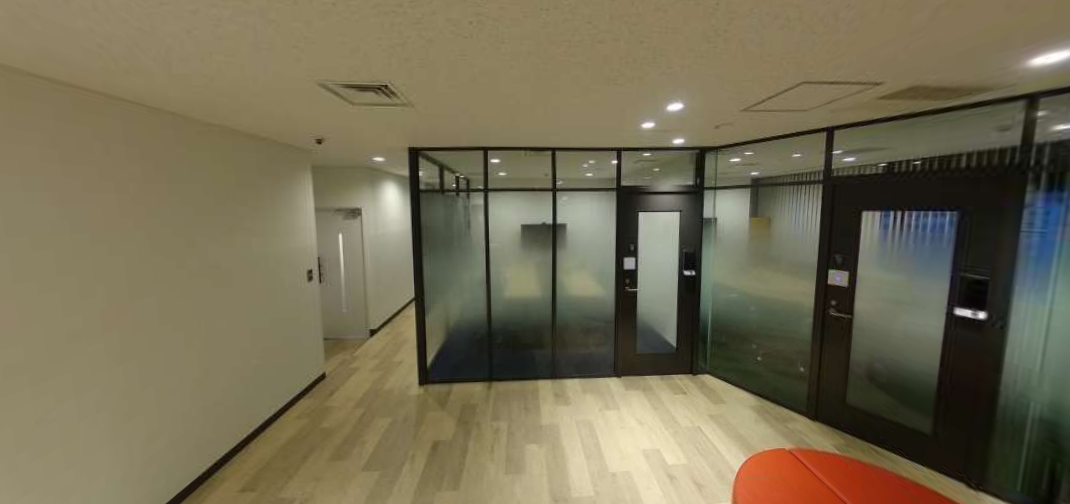
#> input picture img/set2_b.png, 1070 x 504 px, found by its file name
$ python applied_image.py
#> lines starting #> are read from the running program, lines starting #| are printed output that depends on the picture; after the words box and inside, x2 and y2 are one past the last pixel; in counts of white or black regions, pixels touching at a corner belong together
import cv2
import numpy as np

img_1 = cv2.imread("./img/set2_b.png")
#> img_1 is the input picture: shape (504, 1070, 3); mean B, G, R 83.7, 108.6, 116.6
gamma = 1.8  # この値で明るさが変わる
gamma_cvt = np.zeros((256, 1), dtype="uint8")
for i in range(256):
    gamma_cvt[i][0] = 255 * (float(i) / 255) ** (1.0 / gamma)
img_1 = cv2.LUT(img_1, gamma_cvt)
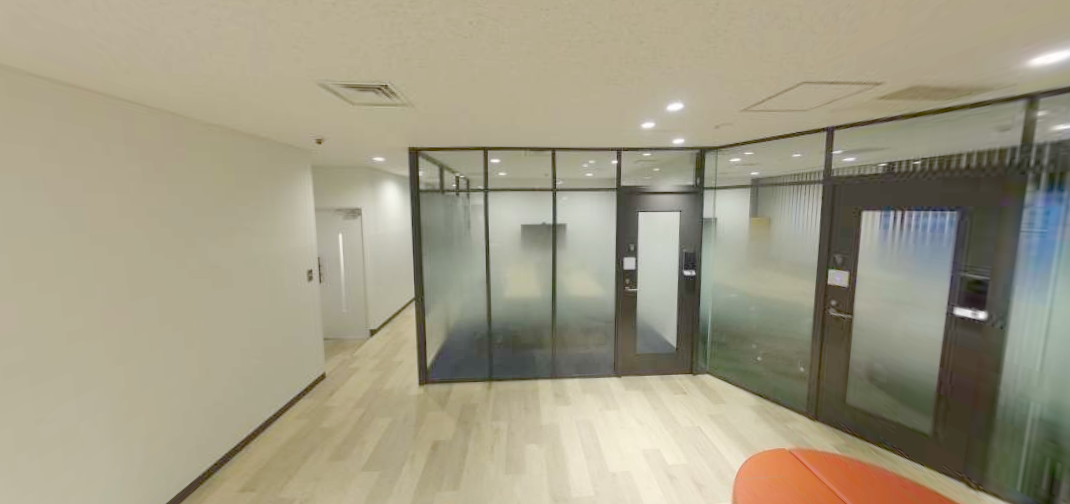
#> img_1: shape (504, 1070, 3); mean B, G, R 132.4, 154.1, 160.2
img_2 = cv2.imread("./aligned_image.png")
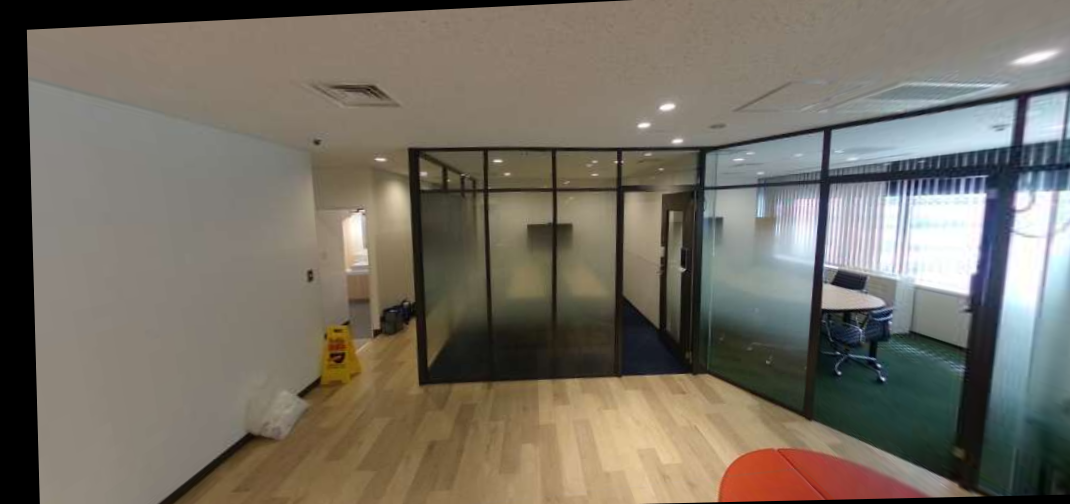
#> input picture projective_transformation/aligned_image.png, 1070 x 504 px
#> img_2 is the input picture: shape (504, 1070, 3); mean B, G, R 100.2, 111.3, 117.4
if img_1.shape != img_2.shape:
    exit()

# グレースケール変換
gray_1 = cv2.cvtColor(img_1, cv2.COLOR_BGR2GRAY)
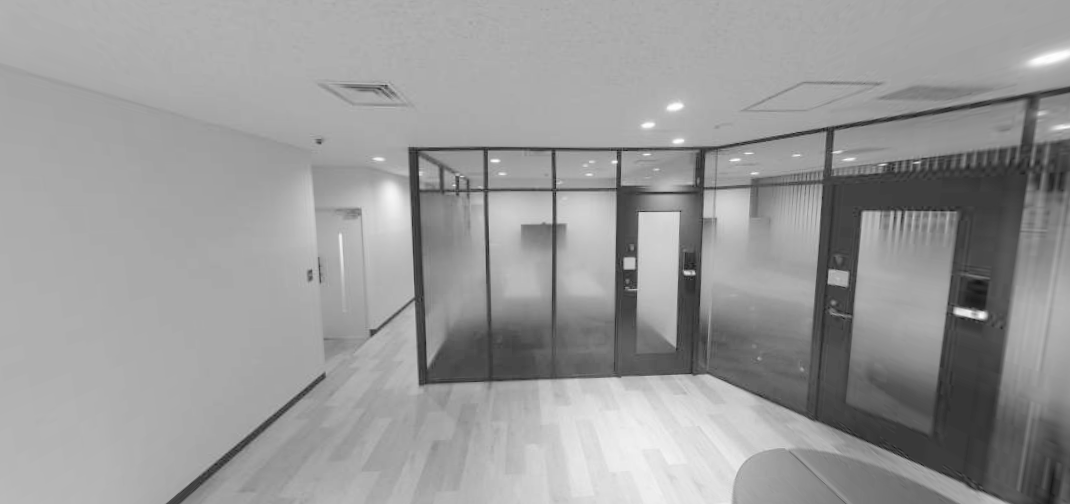
#> gray_1: shape (504, 1070); min 17, max 254, mean 153.4
gray_2 = cv2.cvtColor(img_2, cv2.COLOR_BGR2GRAY)
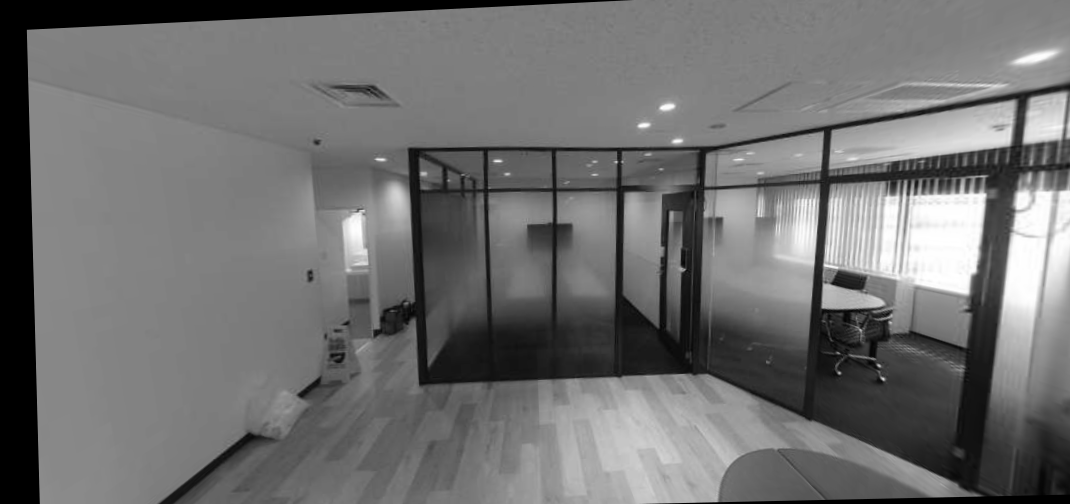
#> gray_2: shape (504, 1070); min 0, max 255, mean 111.8
cv2.imwrite("tmp_1_1.png", gray_1)
cv2.imwrite("tmp_1_2.png", gray_2)

# ノイズ除去
gray_1 = cv2.GaussianBlur(gray_1, (5, 5), 0)
gray_2 = cv2.GaussianBlur(gray_2, (5, 5), 0)
cv2.imwrite("tmp_2_1.png", gray_1)
cv2.imwrite("tmp_2_2.png", gray_2)

# コントラスト限定適応ヒストグラム平坦化
clahe = cv2.createCLAHE(clipLimit=0.1, tileGridSize=(8, 8))
gray_1 = clahe.apply(gray_1)
gray_2 = clahe.apply(gray_2)
cv2.imwrite("tmp_3_1.png", gray_1)
cv2.imwrite("tmp_3_2.png", gray_2)

# 画像を引き算
img_diff = cv2.absdiff(gray_1, gray_2)
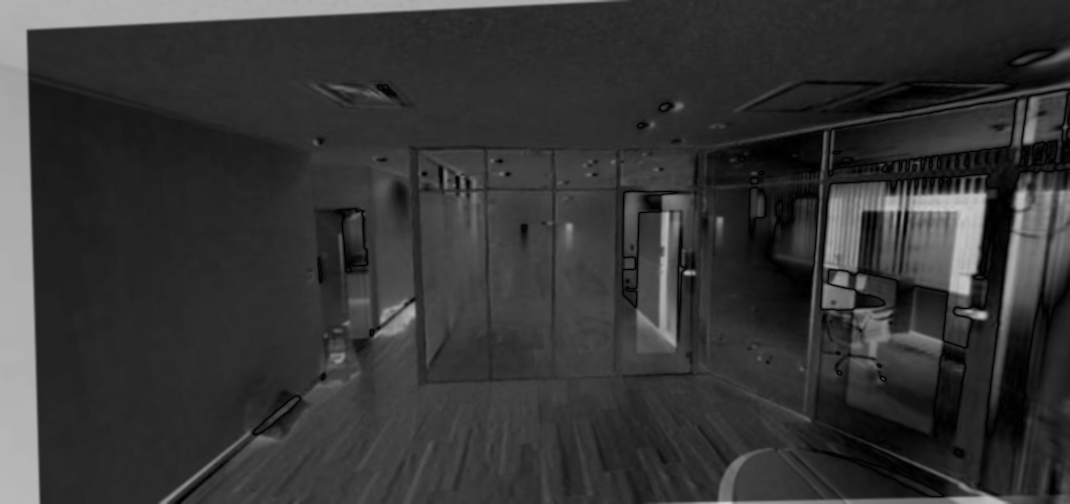
#> img_diff: shape (504, 1070); min 0, max 212, mean 53.7
cv2.imwrite("tmp_4.png", img_diff)

# 2値化
ret2, img_th = cv2.threshold(img_diff, 40, 255, cv2.THRESH_BINARY)
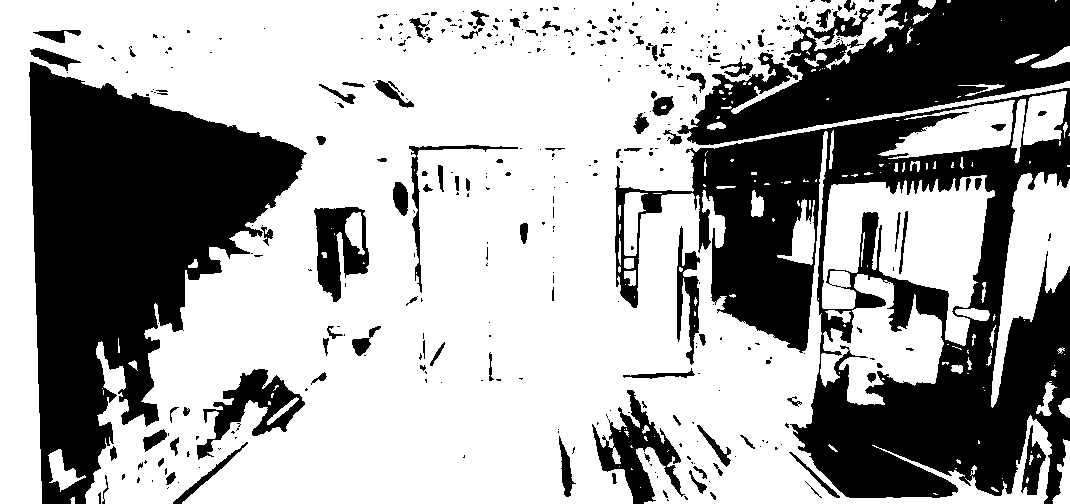
#> img_th: shape (504, 1070); 64.9% white; 398 black regions (289 under 20 px)
cv2.imwrite("tmp_5.png", img_th)

# 輪郭を検出
contours, hierarchy = cv2.findContours(
    img_th, cv2.RETR_EXTERNAL, cv2.CHAIN_APPROX_SIMPLE
)
#> contours = 153 contours, 108 with area under 20; largest, box (x1, y1, x2, y2) and area: (0, 0, 1070, 504) 317936, (822, 175, 995, 346) 15580, (820, 274, 944, 405) 7983, (991, 172, 1070, 408) 7842, (878, 100, 1015, 159) 3971

# 閾値以上の差分を四角で囲う
for i, cnt in enumerate(contours):
    x, y, width, height = cv2.boundingRect(cnt)
    if width > 20 or height > 20:
        cv2.rectangle(img_1, (x, y), (x + width, y + height), (0, 0, 255), 1)
#> this loop made 153 passes
#> (x, y, width, height) on passes 1 to 3: (70, 497, 5, 7), (933, 493, 5, 2), (991, 487, 8, 5)
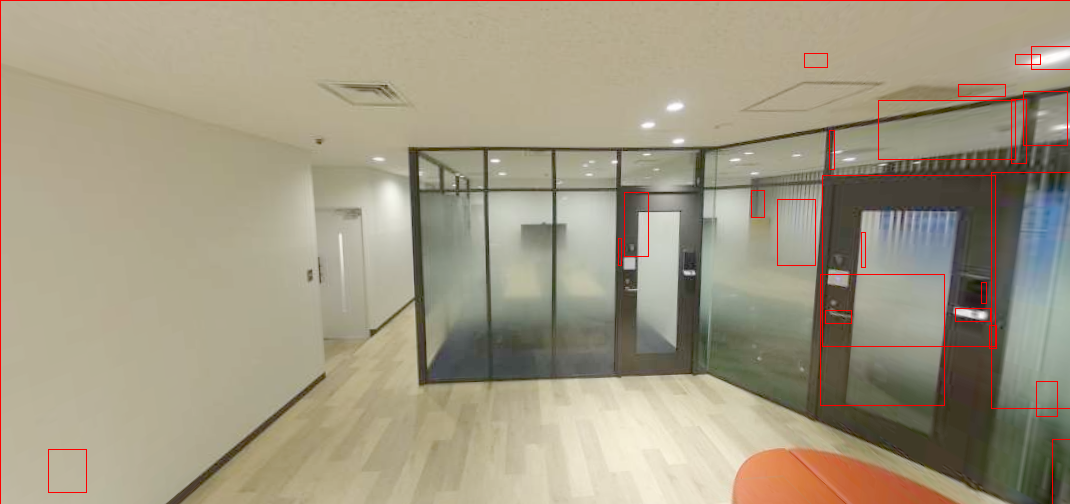
#> img_1: shape (504, 1070, 3); 1.04% of pixels changed, all inside (x1, y1, x2, y2) = (0, 0, 1070, 504)

# 画像を生成
cv2.imwrite("./diff_image_res.png", img_1)
